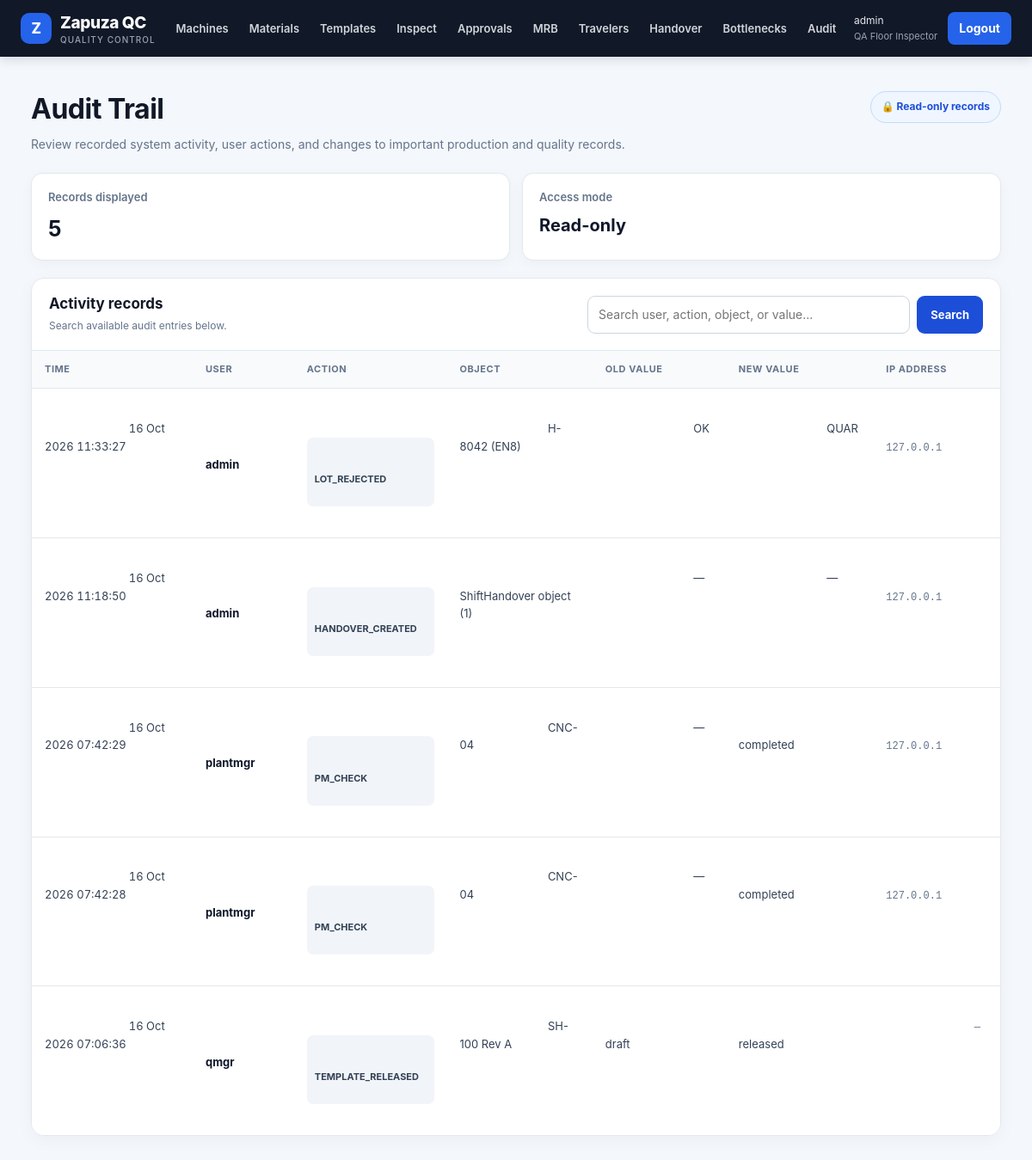
Screenshot of /audit/ (signed in) with the database file from the repository.
### accounts/models.py (models this page shows)
class User(AbstractUser):
    class Role(models.TextChoices):
        PLANT_MANAGER = "PM", "Plant Manager"
        QUALITY_ENGINEER = "QE", "Quality Engineer"
        QUALITY_MANAGER = "QM", "Quality Manager"
        SUPERVISOR = "SUP", "Shift Supervisor"
        INSPECTOR = "INS", "QA Floor Inspector"
        OPERATOR = "OPR", "Machine Operator"
        DOCK_CLERK = "DOCK", "Dock Clerk"
        WAREHOUSE = "WH", "Warehouse Clerk"
    role = models.CharField(max_length=5, choices=Role.choices, default=Role.INSPECTOR)

### core/models.py (models this page shows, shortened)
class AuditLog(models.Model):
    user = models.ForeignKey(settings.AUTH_USER_MODEL, null=True, blank=True, on_delete=models.PROTECT)
    timestamp = models.DateTimeField(auto_now_add=True, db_index=True)
    action = models.CharField(max_length=40)
    object_repr = models.CharField(max_length=200)
    old_value = models.TextField(blank=True)
    new_value = models.TextField(blank=True)
    ip_address = models.GenericIPAddressField(null=True, blank=True)
    device_serial = models.CharField(max_length=60, blank=True)
    objects = AppendOnlyQuerySet.as_manager()
    class Meta:
        ordering = ["-timestamp"]

### core/views.py (the view)
# urls.py: path("audit/", views.audit_list, name="audit_list"),
@role_required("PM", "QM")
def audit_list(request):
    q = request.GET.get("q", "")
    logs = AuditLog.objects.select_related("user")
    if q:
        logs = logs.filter(object_repr__icontains=q)
    return render(request, "audit_list.html", {"logs": logs[:200], "q": q})

### templates/audit_list.html (shortened to what this page needs)
{% extends "base.html" %}
{% block content %}
<div class="audit-page">
    <header class="audit-header">
        <div>
            <h2>Audit Trail</h2>
            <p>
                Review recorded system activity, user actions, and changes
                to important production and quality records.
            </p>
        </div>
        <span class="readonly-badge">
            🔒 Read-only records
        </span>
    </header>
    <section class="audit-summary">
        <div class="summary-card">
            <div class="summary-label">Records displayed</div>
            <div class="summary-value" id="visible-count">
                {{ logs|length }}
            </div>
        </div>
        <div class="summary-card">
            <div class="summary-label">Access mode</div>
            <div class="summary-value" style="font-size:20px;">
                Read-only
            </div>
        </div>
    </section>
    <section class="audit-panel">
        <div class="audit-toolbar">
            <div>
                <h3>Activity records</h3>
                <p>Search available audit entries below.</p>
            </div>
            <form method="get" class="audit-search">
                <input
                    type="search"
                    name="q"
                    value="{{ q|default:'' }}"
                    placeholder="Search user, action, object, or value..."
                    aria-label="Search audit records"
                >
                <button type="submit" class="search-button">
                    Search
                </button>
            </form>
        </div>
        <div class="table-scroll">
            <table class="audit-table">
                <thead>
                    <tr>
                        <th>Time</th>
                        <th>User</th>
                        <th>Action</th>
                        <th>Object</th>
                        <th>Old value</th>
                        <th>New value</th>
                        <th>IP address</th>
                    </tr>
                </thead>
                <tbody>
                    {% for l in logs %}
                    <tr>
                        <td data-label="Time" class="log-time">
                            {{ l.timestamp|date:"d M Y H:i:s" }}
                        </td>
                        <td data-label="User">
                            <span class="log-user">
                                {{ l.user|default:"System" }}
                            </span>
                        </td>
                        <td data-label="Action">
                            <span class="action-badge">
                                {{ l.action }}
                            </span>
                        </td>
                        <td data-label="Object">
                            {{ l.object_repr|default:"—" }}
                        </td>
                        <td data-label="Old value" class="value-cell old-value">
                            {{ l.old_value|default:"—" }}
                        </td>
                        <td data-label="New value" class="value-cell new-value">
                            {{ l.new_value|default:"—" }}
                        </td>
                        <td data-label="IP address">
                            <span class="ip-address">
                                {{ l.ip_address|default:"—" }}
                            </span>
                        </td>
                    </tr>
                    {% endfor %}
                </tbody>
            </table>
        </div>
    </section>
</div>
{% endblock %}

### templates/base.html (shortened to what this page needs)
<!doctype html>
<html lang="en">
<head>
    {% load static %}
    <link rel="stylesheet" href="{% static 'css/style.css' %}">
</head>
<body>
    <nav class="topbar" aria-label="Main navigation">
        <div class="topbar-inner">
            <a href="/" class="brand">
                <span class="brand-mark" aria-hidden="true">Z</span>
                <span>
                    Zapuza QC
                    <span class="brand-subtitle">Quality Control</span>
                </span>
            </a>
            {% if user.is_authenticated %}
                <div class="nav-content" id="nav-content">
                    <div class="nav-links">
                        <a href="{% url 'machine_list' %}">Machines</a>
                        <a href="{% url 'lot_list' %}">Materials</a>
                        <a href="{% url 'tpl_list' %}">Templates</a>
                        <a href="{% url 'scan' %}">Inspect</a>
                        <a href="{% url 'queue' %}">Approvals</a>
                        <a href="{% url 'mrb' %}">MRB</a>
                        <a href="{% url 'trav_list' %}">Travelers</a>
                        <a href="{% url 'handover_list' %}">Handover</a>
                        <a href="{% url 'bottlenecks' %}">Bottlenecks</a>
                        <a href="{% url 'audit_list' %}">Audit</a>
                    </div>
                    <div class="nav-account">
                        <div class="user-info">
                            {{ user.username }}
                            <span class="user-role">
                                {{ user.get_role_display|default:"User" }}
                            </span>
                        </div>
                        <form method="post" action="{% url 'logout' %}" class="logout-form">
                            <button type="submit" style="min-height:38px;padding:8px 13px;">
                                Logout
                            </button>
                        </form>
                    </div>
                </div>
            {% endif %}
        </div>
    </nav>
    <main id="main-content">
        {% block content %}{% endblock %}
    </main>
</body>
</html>

### templates/base.html (style rules this page uses)
:root { --qc-primary: #2563eb; --qc-primary-dark: #1d4ed8; --qc-sidebar: #111827; --qc-sidebar-hover: #1f2937; --qc-text: #172033; --qc-muted: #64748b; --qc-border: #e2e8f0; --qc-surface: #ffffff; --qc-background: #f4f7fb; --qc-success: #15803d; --qc-danger: #dc2626; --qc-warning: #b45309; }
* { box-sizing: border-box; }
html { min-height: 100%; scroll-behavior: smooth; }
body { min-height: 100vh; margin: 0; font-family: Inter, system-ui, -apple-system, BlinkMacSystemFont, "Segoe UI", sans-serif; font-size: 15px; line-height: 1.55; color: var(--qc-text); background: var(--qc-background); }
a { color: var(--qc-primary); }
.topbar { position: sticky; top: 0; z-index: 100; background: var(--qc-sidebar); color: #fff; box-shadow: 0 3px 12px rgba(15, 23, 42, 0.14); }
.topbar-inner { display: flex; align-items: center; flex-wrap: wrap; gap: 14px; max-width: 1600px; min-height: 66px; margin: 0 auto; padding: 10px 24px; }
.brand { display: inline-flex; align-items: center; gap: 10px; flex-shrink: 0; color: #fff; font-size: 19px; font-weight: 800; letter-spacing: -0.4px; text-decoration: none; }
.brand-mark { display: grid; place-items: center; width: 36px; height: 36px; border-radius: 10px; background: var(--qc-primary); color: #fff; font-size: 17px; font-weight: 800; }
.brand-subtitle { display: block; margin-top: -2px; color: #9ca3af; font-size: 10px; font-weight: 500; letter-spacing: 1px; text-transform: uppercase; }
.nav-content { display: flex; flex: 1; align-items: center; flex-wrap: wrap; gap: 6px; min-width: 0; }
.nav-links { display: flex; flex: 1; align-items: center; flex-wrap: wrap; gap: 4px; min-width: 0; }
.nav-links a { display: inline-flex; align-items: center; min-height: 38px; padding: 8px 10px; border-radius: 7px; color: #d1d5db; font-size: 13px; font-weight: 600; text-decoration: none; transition: background 0.15s ease, color 0.15s ease; }
.nav-account { display: flex; align-items: center; flex-wrap: wrap; gap: 12px; margin-left: auto; }
.user-info { max-width: 220px; color: #e5e7eb; font-size: 12px; overflow-wrap: anywhere; }
.user-role { display: block; color: #9ca3af; font-size: 11px; }
.logout-form { display: inline-flex; margin: 0; }
main { width: 100%; max-width: 1600px; min-height: calc(100vh - 66px); margin: 0 auto; padding: 28px 24px 40px; }
h1, h2, h3, h4 { color: #111827; line-height: 1.3; }
h2 { margin-top: 0; font-size: clamp(23px, 3vw, 30px); font-weight: 750; letter-spacing: -0.4px; }
h3 { font-size: 19px; }
p { line-height: 1.65; }
button, .btn, input, select, textarea { max-width: 100%; min-height: 42px; padding: 10px 12px; border: 1px solid #cbd5e1; border-radius: 8px; font: inherit; font-size: 14px; box-sizing: border-box; }
input, select, textarea { width: 100%; background: #fff; color: #111827; }
button, .btn { display: inline-flex; align-items: center; justify-content: center; gap: 6px; width: auto; border: 0; background: var(--qc-primary); color: #fff; font-weight: 650; text-align: center; text-decoration: none; cursor: pointer; transition: background 0.15s ease; }
table { width: 100%; border-collapse: collapse; background: #fff; }
th, td { padding: 12px 14px; border-bottom: 1px solid #e5e7eb; text-align: left; vertical-align: top; overflow-wrap: anywhere; }
th { background: #f8fafc; color: #64748b; font-size: 11px; font-weight: 750; letter-spacing: 0.05em; text-transform: uppercase; white-space: nowrap; }
td { font-size: 14px; }
tbody tr:last-child td { border-bottom: 0; }

### rows the page displays
User: username "admin", role "QA Floor Inspector"
AuditLog: timestamp "16 Oct 2026 11:33:27", user "admin", action "LOT_REJECTED", object_repr "H-8042 (EN8)", old_value "OK", new_value "QUAR", ip_address "127.0.0.1"
AuditLog: timestamp "16 Oct 2026 11:18:50", user "admin", action "HANDOVER_CREATED", object_repr "ShiftHandover object (1)", old_value "—", new_value "—", ip_address "127.0.0.1"
AuditLog: timestamp "16 Oct 2026 07:42:29", user "plantmgr", action "PM_CHECK", object_repr "CNC-04", old_value "—", new_value "completed", ip_address "127.0.0.1"
AuditLog: timestamp "16 Oct 2026 07:42:28", user "plantmgr", action "PM_CHECK", object_repr "CNC-04", old_value "—", new_value "completed", ip_address "127.0.0.1"
AuditLog: timestamp "16 Oct 2026 07:06:36", user "qmgr", action "TEMPLATE_RELEASED", object_repr "SH-100 Rev A", old_value "draft", new_value "released", ip_address "—"

### other values shown
{{ logs|length }} "5"
